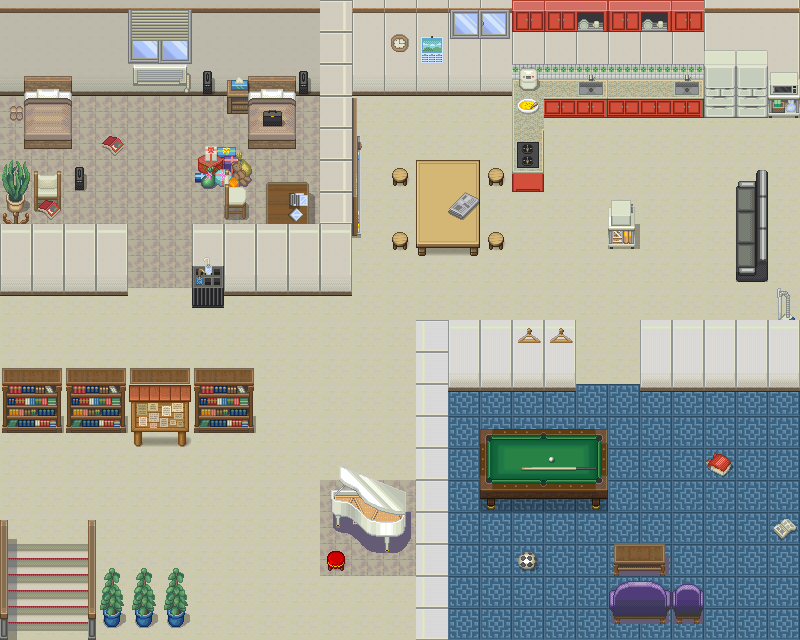

This is a level from a 2D game, rendered from its Tiled map with the project's own tilesets. A one-line summary and the map file follow, with tile-layer data summarised:
An orthogonal 25x20 tile map with 32x32 px tiles, 5 tile layers (Tile Layer 1, Tile Back, Tile Obj, Tile Layer 3, ...), 6 tilesets and 6 objects (EV-BOARD, EV-FRI, EV-BOOK, EV-MUSIC, EV-STUM, ...).

<map version="1.10" tiledversion="1.10.2" orientation="orthogonal" renderorder="right-down" width="25" height="20" tilewidth="32" tileheight="32" infinite="0" nextlayerid="8" nextobjectid="24">
 <tileset firstgid="1" source="[Base]BaseChip_pipo.tsx" />
 <tileset firstgid="1001" source="[A]Water_pipo.tsx" />
 <tileset firstgid="4073" source="[A]Dirt_pipo.tsx" />
 <tileset firstgid="4409" source="[A]Flower_pipo.tsx" />
 <tileset firstgid="4505" source="school.tsx" />
 <tileset firstgid="5529" source="rich_room.tsx" />
 <layer id="1" name="Tile Layer 1" width="25" height="20">
  <data>[500 cells, 500 non-empty, 9 distinct tile ids]</data>
 </layer>
 <layer id="6" name="Tile Back" width="25" height="20">
  <data>[500 cells, 101 non-empty, 56 distinct tile ids]</data>
 </layer>
 <layer id="5" name="Tile Obj" width="25" height="20">
  <data>[500 cells, 245 non-empty, 86 distinct tile ids]</data>
 </layer>
 <layer id="4" name="Tile Layer 3" width="25" height="20">
  <data>[500 cells, 49 non-empty, 32 distinct tile ids]</data>
 </layer>
 <layer id="7" name="Tile Top" width="25" height="20">
  <data>[500 cells, 4 non-empty, 4 distinct tile ids]</data>
 </layer>
 <objectgroup id="3" name="Object Layer 1" offsetx="1" offsety="0">
  <object id="16" name="EV-BOARD" x="159.274" y="442.466">
   <point />
  </object>
  <object id="17" name="EV-FRI" x="704.479" y="563.014">
   <point />
  </object>
  <object id="19" name="EV-BOOK" x="463.384" y="219.178">
   <point />
  </object>
  <object id="20" name="EV-MUSIC" x="335.986" y="558.904">
   <properties>
    <property name="collision" type="bool" value="true" />
   </properties>
   <point />
  </object>
  <object id="21" name="EV-STUM" x="690.781" y="246.575">
   <point />
  </object>
  <object id="22" name="EV-SLEEP" x="49.6849" y="132.877">
   <point />
  </object>
 </objectgroup>
</map>
